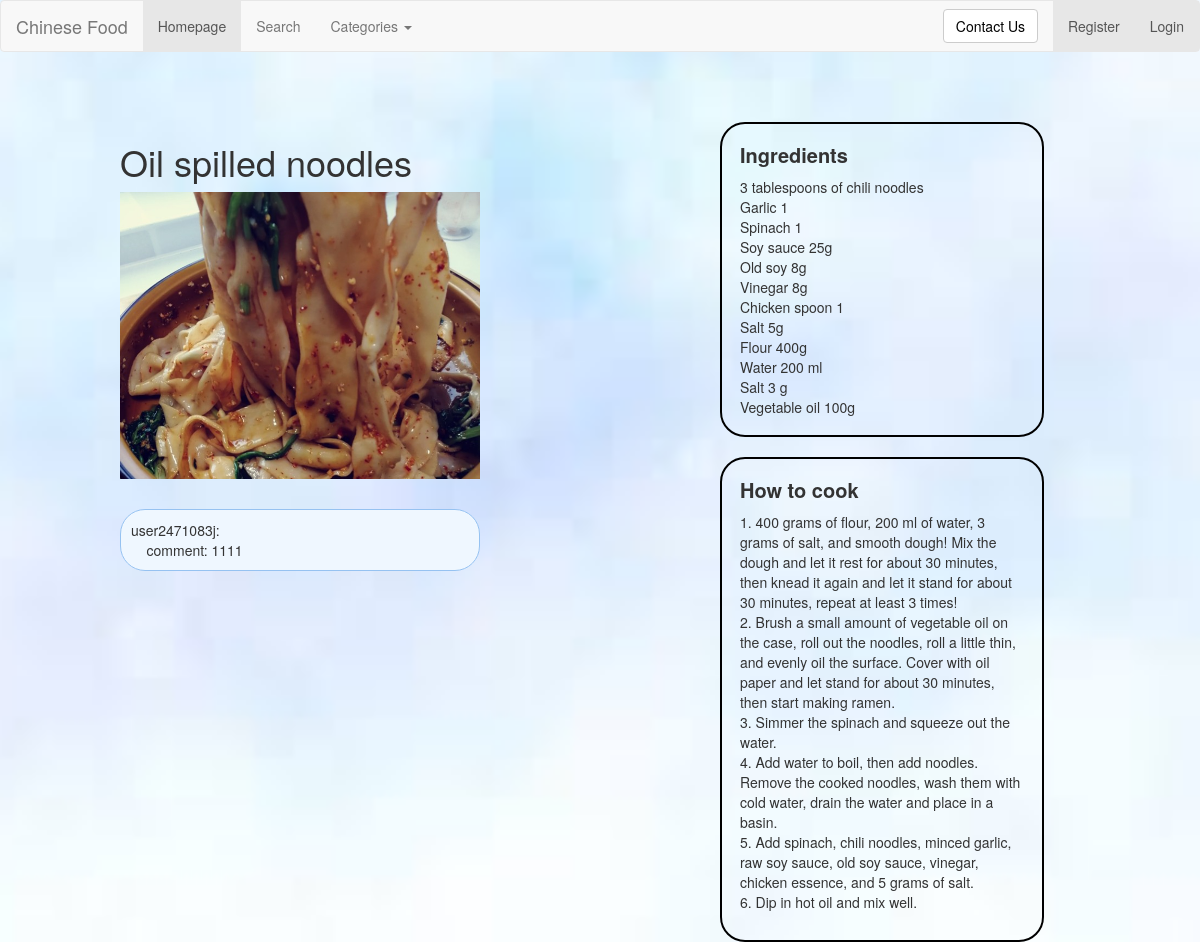
Before: /rango/main_course1/ with the older database file.
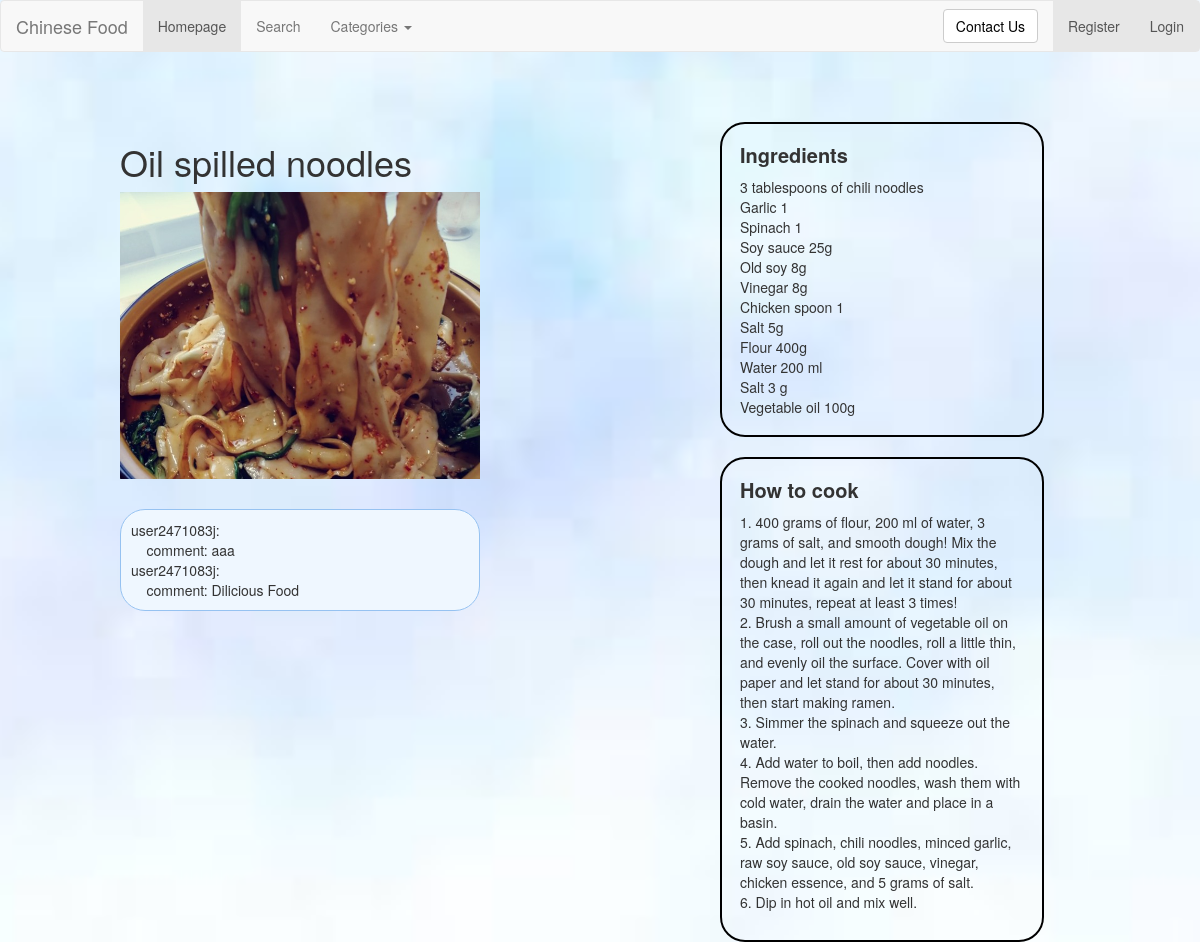
After: the same page with the newer database file.
### rango/models.py (models this page shows, shortened)
class UserComment(models.Model):
    username = models.CharField(max_length=64)
    comment = models.CharField(max_length=1028, default='')
    dish = models.CharField(max_length=128, default='')
    islike = models.BooleanField(default=True)

### rango/views.py (the view, shortened to what this page needs)
# urls.py: path('main_course1/', views.main_course1, name='main_course1'),
def main_course1(request):
    category_list = Category.objects.order_by('-category')
    d = "main_course1"
    d2 = "Oil spilled noodles"
    dish = Dish.objects.get(dish=d2)
    form = DishForm()
    info_list = UserComment.objects.filter(dish=d)
    return render(request, "rango/main_course1.html", {"info_list": info_list,
                                                       "categories": category_list,
                                                       "form": form,
                                                       "dish": dish, })

### templates/rango/main_course1.html (shortened to what this page needs)
{% extends 'rango/base.html' %}
{% load staticfiles %}
{% block image_block %}
<h1>Oil spilled noodles</h1>
<img src="{% static 'images/main_course1.png' %}" alt="" width="100%" id="pic">
{% endblock %}
{% block ingredients_block %}
3 tablespoons of chili noodles<br>
Garlic 1<br>
Spinach 1<br>
Soy sauce 25g<br>
Old soy 8g<br>
Vinegar 8g<br>
Chicken spoon 1<br>
Salt 5g<br>
Flour 400g<br>
Water 200 ml<br>
Salt 3 g<br>
Vegetable oil 100g<br>
{% endblock %}
{% block howToCook_block %}
1.	400 grams of flour, 200 ml of water, 3 grams of salt, and smooth dough! Mix the dough and let it rest for about 30 minutes, then knead it again and let it stand for about 30 minutes, repeat at least 3 times!<br>
2.	Brush a small amount of vegetable oil on the case, roll out the noodles, roll a little thin, and evenly oil the surface. Cover with oil paper and let stand for about 30 minutes, then start making ramen.<br>
3.	Simmer the spinach and squeeze out the water.<br>
4.	Add water to boil, then add noodles. Remove the cooked noodles, wash them with cold water, drain the water and place in a basin.<br>
5.	Add spinach, chili noodles, minced garlic, raw soy sauce, old soy sauce, vinegar, chicken essence, and 5 grams of salt.<br>
6.	Dip in hot oil and mix well.<br>
{% endblock %}

### templates/rango/base.html (shortened to what this page needs)
<!DOCTYPE html>
{% load staticfiles %}
<html>
<head>
	<link rel="stylesheet" href="https://cdn.staticfile.org/twitter-bootstrap/3.3.7/css/bootstrap.min.css">
    <link rel="stylesheet" href="{% static 'css/dish.css' %}">
</head>
<body>
<nav class="navbar navbar-default" role="navigation">
    <div class="container-fluid">
    <div class="navbar-header">
        <a class="navbar-brand" href="/rango/">Chinese Food</a>
    </div>
    <div>
        <ul class="nav navbar-nav navbar-left">
            <li class="active"><a href="/rango/">Homepage</a></li>
            <li><a href="{% url 'rango:test' %}">Search</a></li>
            <li class="dropdown">
                <a href="#" class="dropdown-toggle" data-toggle="dropdown">
                    Categories
                    <b class="caret"></b>
                </a>
            </li>
        </ul>
        <ul class="nav navbar-nav navbar-right">
            {% if user.is_authenticated %}
            <a href="{% url 'rango:userInfor' %}"> hi {{ user.username }}!</a>
            <li class="active">
                <a class="a2" href=" {% url 'auth_logout' %}?next=/rango/">Logout</a>
            </li>
        {% else %}
            <li class="active">
                <a class="a2" href="{% url 'registration_register' %}">Register</a>
            </li>
            <li class="active">
                 <a class="a2" href="{% url 'auth_login' %}">Login</a>
            </li>
        {% endif %}
        </ul>
        <form class="navbar-form navbar-right" role="search">
            <button type="submit" class="btn btn-default">
                <a href="mailto:2471083j@student.gla.ac.uk
                        subject=About Django Project">
                        Contact Us</a>
            </button>
        </form>
    </div>
    </div>
</nav>
<div class="main w1000">
    <div class="main_l f">
        <div class="slide" id="box">
            <div class="banner">
                {% block image_block %}{% endblock %}
            </div>
        </div>
        <div class="add">
            <div>
                {% for i in info_list %}
                    user{{ i.username }}: <br>
                    &nbsp&nbsp&nbsp&nbspcomment: {{ i.comment }} <br>
                {% endfor %}
            </div>
        </div>
    </div>
    <div class="main_r r">
        <div class="ing">
            <p>Ingredients</p>
            {% block ingredients_block %}{% endblock %}
        </div>
        <div class="how">
            <p>How to cook</p>
            <div>
                {% block howToCook_block %}{% endblock %}
            </div>
        </div>
    </div>
</div>
</body>
</html>

Changed rows visible on the page:
removed UserComment: username "2471083j", comment "1111"
added UserComment: username "2471083j", comment "aaa"
added UserComment: username "2471083j", comment "Dilicious Food"
